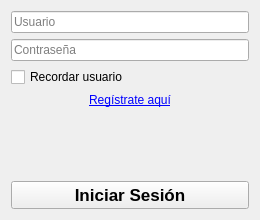
<?xml version="1.0" encoding="UTF-8"?>
<ui version="4.0">
 <class>Login</class>
 <widget class="QWidget" name="Login">
  <property name="geometry">
   <rect>
    <x>0</x>
    <y>0</y>
    <width>260</width>
    <height>220</height>
   </rect>
  </property>
  <property name="windowTitle">
   <string>Login</string>
  </property>
  <layout class="QVBoxLayout" name="verticalLayout">
   <!-- Usuario -->
   <item>
    <widget class="QLineEdit" name="usernameEdit">
     <property name="placeholderText">
      <string>Usuario</string>
     </property>
    </widget>
   </item>
   <!-- Contraseña -->
   <item>
    <widget class="QLineEdit" name="passwordEdit">
     <property name="echoMode">
      <enum>QLineEdit::Password</enum>
     </property>
     <property name="placeholderText">
      <string>Contraseña</string>
     </property>
    </widget>
   </item>
   <!-- Recordar usuario -->
   <item>
    <widget class="QCheckBox" name="rememberCheckBox">
     <property name="text">
      <string>Recordar usuario</string>
     </property>
    </widget>
   </item>
   <!-- Enlace Registrate Aquí -->
   <item>
    <widget class="QLabel" name="signupLabel">
     <property name="text">
      <string>&lt;a href=&quot;#&quot;&gt;Regístrate aquí&lt;/a&gt;</string>
     </property>
     <property name="alignment">
      <set>Qt::AlignHCenter</set>
     </property>
     <property name="textFormat">
      <enum>Qt::RichText</enum>
     </property>
     <property name="openExternalLinks">
      <bool>false</bool>
     </property>
     <property name="styleSheet">
      <string notr="true">color: #2a5db0; font-size: 9pt; text-decoration: underline; cursor: pointer;</string>
     </property>
    </widget>
   </item>
   <!-- Botón Iniciar Sesión -->
   <item>
    <widget class="QPushButton" name="loginButton">
     <property name="text">
      <string>Iniciar Sesión</string>
     </property>
     <property name="minimumHeight">
      <number>32</number>
     </property>
     <property name="styleSheet">
      <string notr="true">font-size: 13pt; font-weight: bold;</string>
     </property>
    </widget>
   </item>
  </layout>
 </widget>
 <resources/>
 <connections/>
</ui>
